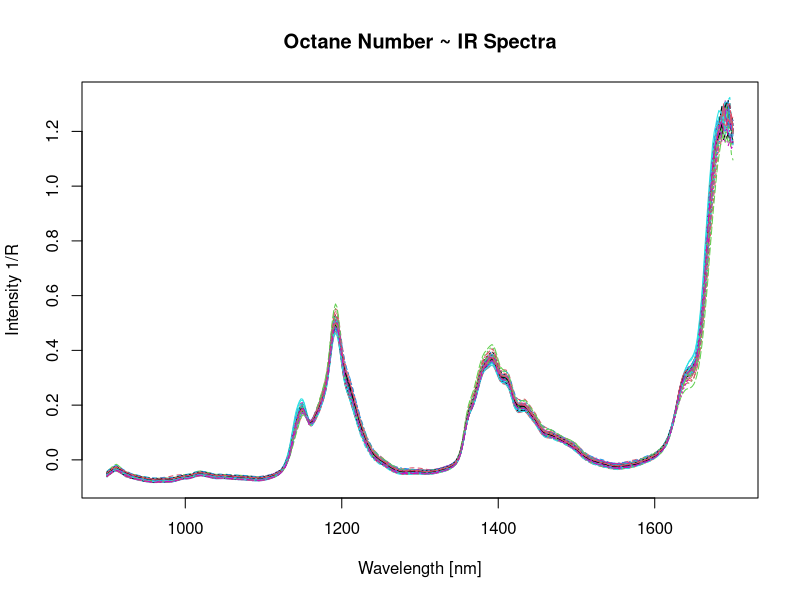
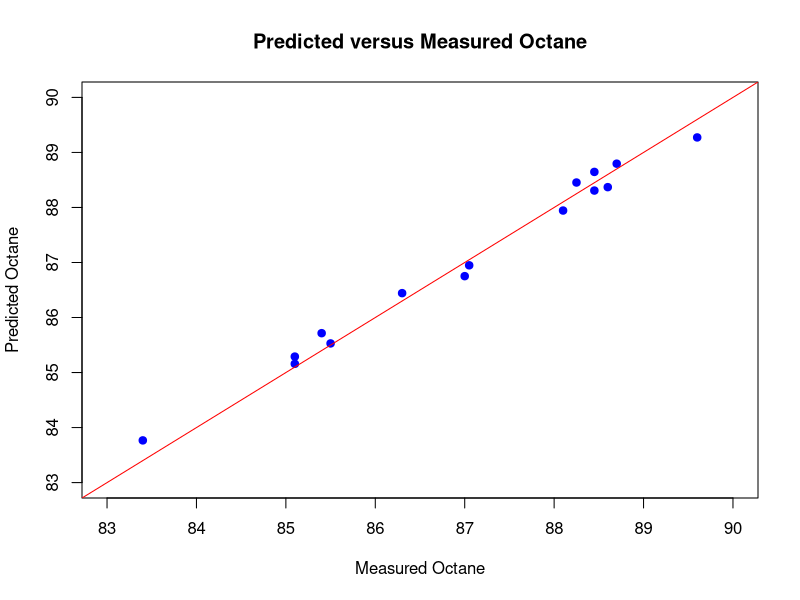

These figures' R source, in order:
# load package
require(pls)
# plot all the spectra
matplot(x = seq(900, 1700, by = 2), y = t(gasoline$NIR), type = "l",
        xlab = "Wavelength [nm]", ylab = "Intensity 1/R",
        main = "Octane Number ~ IR Spectra")

# split our data set in approx 75 % training and 25 % test set
set.seed(55)

# rownumbers of cases to go into training set, remainder in test set
(rn_training <- sort(sample(x = 1:60, size = 45, replace = FALSE)))

(rn_test <- (1:60)[!(1:60 %in% rn_training)])

# build model on the training set
pls_gasoline_model <- plsr(octane ~ ., data = gasoline[rn_training, ],
                           scale = TRUE, validation = "LOO", ncomp = 8)

# get predictions for test set (which is of size 15)
preds_test <- predict(pls_gasoline_model, newdata = gasoline[rn_test, ],
                      ncomp = 5)

# plot measured (x-axis) versus predicted (y-axis)
plot(x = gasoline$octane[rn_test], y = preds_test,
     pch = 19, col = "blue", xlim = c(83, 90), ylim = c(83, 90),
     xlab = "Measured Octane", ylab = "Predicted Octane",
     main = "Predicted versus Measured Octane")
# plot 45 degree line
abline(a = 0, b = 1, col = "red")

# MSE
(mse <- mean((gasoline$octane[rn_test] - preds_test)^2))

# RMSE
sqrt(mse)
